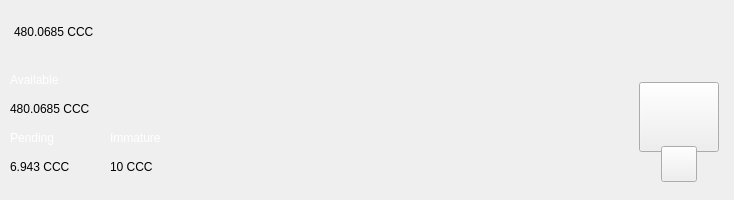
<?xml version="1.0" encoding="UTF-8"?>
<ui version="4.0">
 <class>TopBar</class>
 <widget class="QWidget" name="TopBar">
  <property name="geometry">
   <rect>
    <x>0</x>
    <y>0</y>
    <width>734</width>
    <height>200</height>
   </rect>
  </property>
  <property name="minimumSize">
   <size>
    <width>0</width>
    <height>200</height>
   </size>
  </property>
  <property name="maximumSize">
   <size>
    <width>16777215</width>
    <height>200</height>
   </size>
  </property>
  <property name="windowTitle">
   <string>Form</string>
  </property>
  <layout class="QVBoxLayout" name="verticalLayout_10" stretch="0">
   <property name="spacing">
    <number>0</number>
   </property>
   <property name="leftMargin">
    <number>0</number>
   </property>
   <property name="topMargin">
    <number>0</number>
   </property>
   <property name="rightMargin">
    <number>0</number>
   </property>
   <property name="bottomMargin">
    <number>0</number>
   </property>
   <item>
    <widget class="PFBorderImage" name="containerTop">
     <layout class="QVBoxLayout" name="verticalLayout_11">
      <property name="spacing">
       <number>0</number>
      </property>
      <property name="leftMargin">
       <number>0</number>
      </property>
      <property name="topMargin">
       <number>0</number>
      </property>
      <property name="rightMargin">
       <number>0</number>
      </property>
      <property name="bottomMargin">
       <number>0</number>
      </property>
      <item>
       <widget class="QWidget" name="top_container_2" native="true">
        <property name="minimumSize">
         <size>
          <width>0</width>
          <height>65</height>
         </size>
        </property>
        <layout class="QHBoxLayout" name="top_container">
         <property name="spacing">
          <number>0</number>
         </property>
         <property name="leftMargin">
          <number>14</number>
         </property>
         <property name="topMargin">
          <number>0</number>
         </property>
         <property name="rightMargin">
          <number>14</number>
         </property>
         <property name="bottomMargin">
          <number>0</number>
         </property>
         <item alignment="Qt::AlignVCenter">
          <widget class="QWidget" name="widgetTopAmount" native="true">
           <property name="sizePolicy">
            <sizepolicy hsizetype="Preferred" vsizetype="Maximum">
             <horstretch>0</horstretch>
             <verstretch>0</verstretch>
            </sizepolicy>
           </property>
           <layout class="QHBoxLayout" name="horizontalLayout_5">
            <property name="spacing">
             <number>0</number>
            </property>
            <property name="leftMargin">
             <number>0</number>
            </property>
            <property name="topMargin">
             <number>0</number>
            </property>
            <property name="rightMargin">
             <number>0</number>
            </property>
            <property name="bottomMargin">
             <number>0</number>
            </property>
            <item alignment="Qt::AlignTop">
             <widget class="QLabel" name="labelAmountTopCCC">
              <property name="minimumSize">
               <size>
                <width>0</width>
                <height>36</height>
               </size>
              </property>
              <property name="styleSheet">
               <string notr="true">padding:0px;margin:0px;</string>
              </property>
              <property name="text">
               <string notr="true">480.0685 CCC</string>
              </property>
             </widget>
            </item>
           </layout>
          </widget>
         </item>
         <item>
          <spacer name="horizontalSpacer">
           <property name="orientation">
            <enum>Qt::Horizontal</enum>
           </property>
           <property name="sizeHint" stdset="0">
            <size>
             <width>40</width>
             <height>20</height>
            </size>
           </property>
          </spacer>
         </item>
         <item>
          <layout class="QHBoxLayout" name="horizontalLayout_4">
           <property name="spacing">
            <number>12</number>
           </property>
           <property name="rightMargin">
            <number>0</number>
           </property>
           <item alignment="Qt::AlignRight">
            <widget class="QWidget" name="layoutSync" native="true">
             <property name="minimumSize">
              <size>
               <width>0</width>
               <height>36</height>
              </size>
             </property>
             <property name="maximumSize">
              <size>
               <width>16777215</width>
               <height>36</height>
              </size>
             </property>
             <layout class="QVBoxLayout" name="verticalLayout_9">
              <property name="leftMargin">
               <number>0</number>
              </property>
              <property name="topMargin">
               <number>0</number>
              </property>
              <property name="rightMargin">
               <number>0</number>
              </property>
              <property name="bottomMargin">
               <number>0</number>
              </property>
              <item>
               <widget class="ExpandableButton" name="pushButtonSync" native="true">
                <property name="minimumSize">
                 <size>
                  <width>36</width>
                  <height>36</height>
                 </size>
                </property>
                <property name="maximumSize">
                 <size>
                  <width>16777215</width>
                  <height>36</height>
                 </size>
                </property>
               </widget>
              </item>
             </layout>
            </widget>
           </item>
           <item>
            <widget class="ExpandableButton" name="pushButtonHDUpgrade" native="true">
             <property name="minimumSize">
              <size>
               <width>36</width>
               <height>36</height>
              </size>
             </property>
            </widget>
           </item>
           <item>
            <widget class="ExpandableButton" name="pushButtonStack" native="true">
             <property name="minimumSize">
              <size>
               <width>36</width>
               <height>36</height>
              </size>
             </property>
            </widget>
           </item>
           <item>
            <widget class="ExpandableButton" name="pushButtonColdStaking" native="true">
             <property name="minimumSize">
              <size>
               <width>36</width>
               <height>36</height>
              </size>
             </property>
            </widget>
           </item>
           <item>
            <widget class="ExpandableButton" name="pushButtonConnection" native="true">
             <property name="minimumSize">
              <size>
               <width>36</width>
               <height>36</height>
              </size>
             </property>
            </widget>
           </item>
           <item>
            <widget class="ExpandableButton" name="pushButtonLock" native="true">
             <property name="sizePolicy">
              <sizepolicy hsizetype="Expanding" vsizetype="Expanding">
               <horstretch>0</horstretch>
               <verstretch>0</verstretch>
              </sizepolicy>
             </property>
             <property name="minimumSize">
              <size>
               <width>36</width>
               <height>0</height>
              </size>
             </property>
            </widget>
           </item>
           <item>
            <widget class="ExpandableButton" name="pushButtonFAQ" native="true">
             <property name="minimumSize">
              <size>
               <width>36</width>
               <height>36</height>
              </size>
             </property>
            </widget>
           </item>
          </layout>
         </item>
        </layout>
       </widget>
      </item>
      <item>
       <widget class="QWidget" name="bottom_container" native="true">
        <property name="minimumSize">
         <size>
          <width>0</width>
          <height>135</height>
         </size>
        </property>
        <layout class="QHBoxLayout" name="botton_container">
         <property name="leftMargin">
          <number>10</number>
         </property>
         <property name="topMargin">
          <number>0</number>
         </property>
         <property name="rightMargin">
          <number>10</number>
         </property>
         <property name="bottomMargin">
          <number>10</number>
         </property>
         <item>
          <layout class="QHBoxLayout" name="horizontalLayout_3">
           <property name="bottomMargin">
            <number>9</number>
           </property>
           <item>
            <layout class="QVBoxLayout" name="verticalLayout_7">
             <property name="spacing">
              <number>0</number>
             </property>
             <property name="leftMargin">
              <number>0</number>
             </property>
             <property name="rightMargin">
              <number>30</number>
             </property>
             <item>
              <layout class="QVBoxLayout" name="verticalLayout_2">
               <item>
                <widget class="QLabel" name="labelTitle1">
                 <property name="text">
                  <string>Available</string>
                 </property>
                   <property name="styleSheet">
                        <string>
                            QLabel {
                                color: #ffffff;
                            }
                        </string>
                    </property>
                </widget>
               </item>
               <item>
                <widget class="QLabel" name="labelAmountCCC">
                 <property name="text">
                  <string notr="true">480.0685 CCC</string>
                 </property>
                </widget>
               </item>
              </layout>
             </item>
             <item>
              <layout class="QHBoxLayout" name="horizontalLayout_2">
               <property name="spacing">
                <number>0</number>
               </property>
               <item>
                <layout class="QVBoxLayout" name="verticalLayout_3">
                 <item>
                  <widget class="QLabel" name="labelTitle3">
                   <property name="text">
                    <string>Pending</string>
                   </property>
                   <property name="styleSheet">
                        <string>
                            QLabel {
                                color: #ffffff;
                            }
                        </string>
                    </property>                   
                  </widget>
                 </item>
                 <item>
                  <widget class="QLabel" name="labelPendingCCC">
                   <property name="text">
                    <string notr="true">6.943 CCC</string>
                   </property>
                  </widget>
                 </item>
                </layout>
               </item>
               <item>
                <spacer name="horizontalSpacer_3">
                 <property name="orientation">
                  <enum>Qt::Horizontal</enum>
                 </property>
                 <property name="sizeType">
                  <enum>QSizePolicy::Fixed</enum>
                 </property>
                 <property name="sizeHint" stdset="0">
                  <size>
                   <width>40</width>
                   <height>20</height>
                  </size>
                 </property>
                </spacer>
               </item>
               <item>
                <layout class="QVBoxLayout" name="verticalLayout_4">
                 <item>
                  <widget class="QLabel" name="labelTitle4">
                   <property name="text">
                    <string>Immature</string>
                   </property>
                   <property name="styleSheet">
                        <string>
                            QLabel {
                                color: #ffffff;
                            }
                        </string>
                    </property>
                  </widget>
                 </item>
                 <item>
                  <widget class="QLabel" name="labelImmatureCCC">
                   <property name="text">
                    <string notr="true">10 CCC</string>
                   </property>
                  </widget>
                 </item>
                </layout>
               </item>
              </layout>
             </item>
            </layout>
           </item>
          </layout>
         </item>
         <item>
          <spacer name="horizontalSpacer_2">
           <property name="orientation">
            <enum>Qt::Horizontal</enum>
           </property>
           <property name="sizeHint" stdset="0">
            <size>
             <width>40</width>
             <height>20</height>
            </size>
           </property>
          </spacer>
         </item>
         <item alignment="Qt::AlignHCenter|Qt::AlignVCenter">
          <widget class="QWidget" name="qrContainer" native="true">
           <property name="sizePolicy">
            <sizepolicy hsizetype="Preferred" vsizetype="Minimum">
             <horstretch>0</horstretch>
             <verstretch>0</verstretch>
            </sizepolicy>
           </property>
           <property name="minimumSize">
            <size>
             <width>90</width>
             <height>110</height>
            </size>
           </property>
           <property name="maximumSize">
            <size>
             <width>90</width>
             <height>110</height>
            </size>
           </property>
           <layout class="QVBoxLayout" name="containerQR">
            <property name="spacing">
             <number>0</number>
            </property>
            <property name="leftMargin">
             <number>5</number>
            </property>
            <property name="topMargin">
             <number>10</number>
            </property>
            <property name="rightMargin">
             <number>5</number>
            </property>
            <property name="bottomMargin">
             <number>0</number>
            </property>
            <item>
             <widget class="QPushButton" name="btnQr">
              <property name="minimumSize">
               <size>
                <width>70</width>
                <height>70</height>
               </size>
              </property>
              <property name="maximumSize">
               <size>
                <width>16777215</width>
                <height>70</height>
               </size>
              </property>
              <property name="focusPolicy">
               <enum>Qt::NoFocus</enum>
              </property>
              <property name="text">
               <string/>
              </property>
              <property name="iconSize">
               <size>
                <width>70</width>
                <height>70</height>
               </size>
              </property>
             </widget>
            </item>
            <item>
             <spacer name="verticalSpacer">
              <property name="orientation">
               <enum>Qt::Vertical</enum>
              </property>
              <property name="sizeType">
               <enum>QSizePolicy::Fixed</enum>
              </property>
              <property name="sizeHint" stdset="0">
               <size>
                <width>20</width>
                <height>20</height>
               </size>
              </property>
             </spacer>
            </item>
            <item alignment="Qt::AlignHCenter|Qt::AlignBottom">
             <widget class="QPushButton" name="pushButtonQR">
              <property name="minimumSize">
               <size>
                <width>36</width>
                <height>36</height>
               </size>
              </property>
              <property name="maximumSize">
               <size>
                <width>36</width>
                <height>36</height>
               </size>
              </property>
              <property name="focusPolicy">
               <enum>Qt::NoFocus</enum>
              </property>
              <property name="text">
               <string/>
              </property>
             </widget>
            </item>
           </layout>
          </widget>
         </item>
        </layout>
       </widget>
      </item>
     </layout>
    </widget>
   </item>
  </layout>
 </widget>
 <customwidgets>
  <customwidget>
   <class>ExpandableButton</class>
   <extends>QWidget</extends>
   <header>qt/ccc/expandablebutton.h</header>
   <container>1</container>
  </customwidget>
  <customwidget>
   <class>PFBorderImage</class>
   <extends>QFrame</extends>
   <header>qt/ccc/pfborderimage.h</header>
   <container>1</container>
  </customwidget>
 </customwidgets>
 <resources/>
 <connections/>
</ui>
